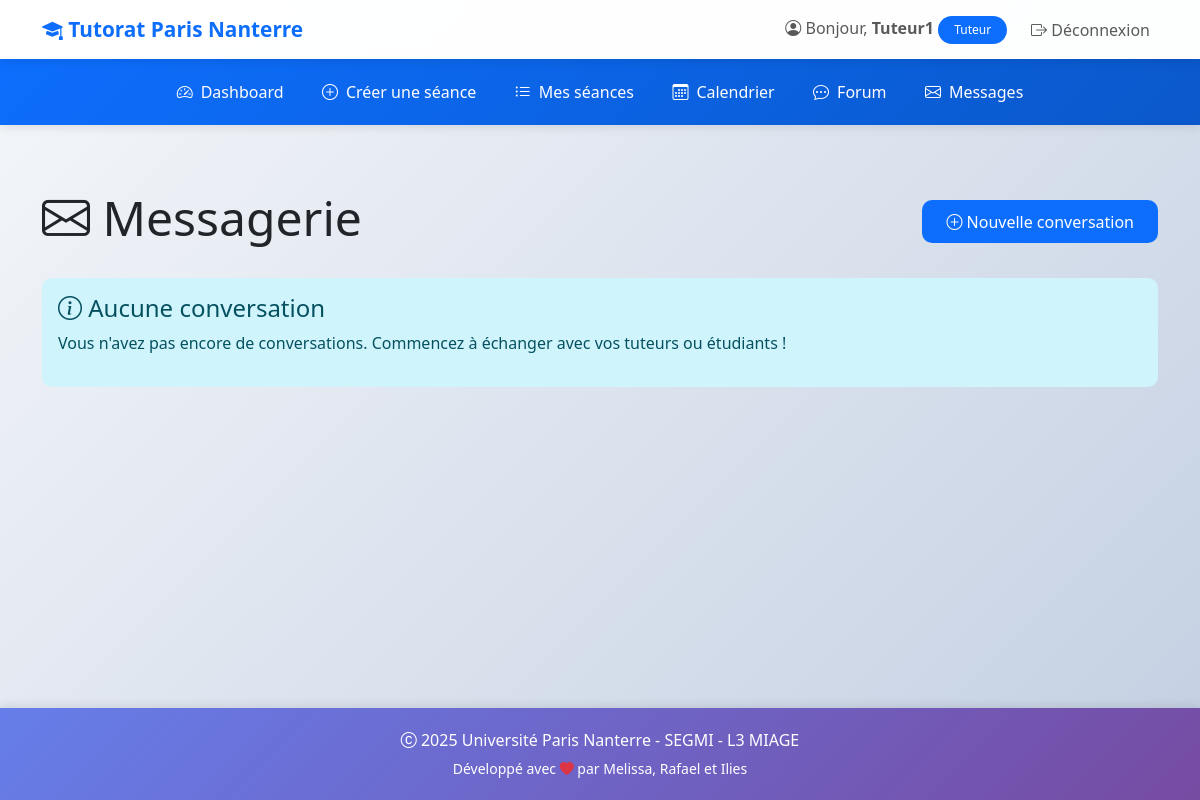
/messagerie/ (signed in), run on an earlier commit of the app's database.
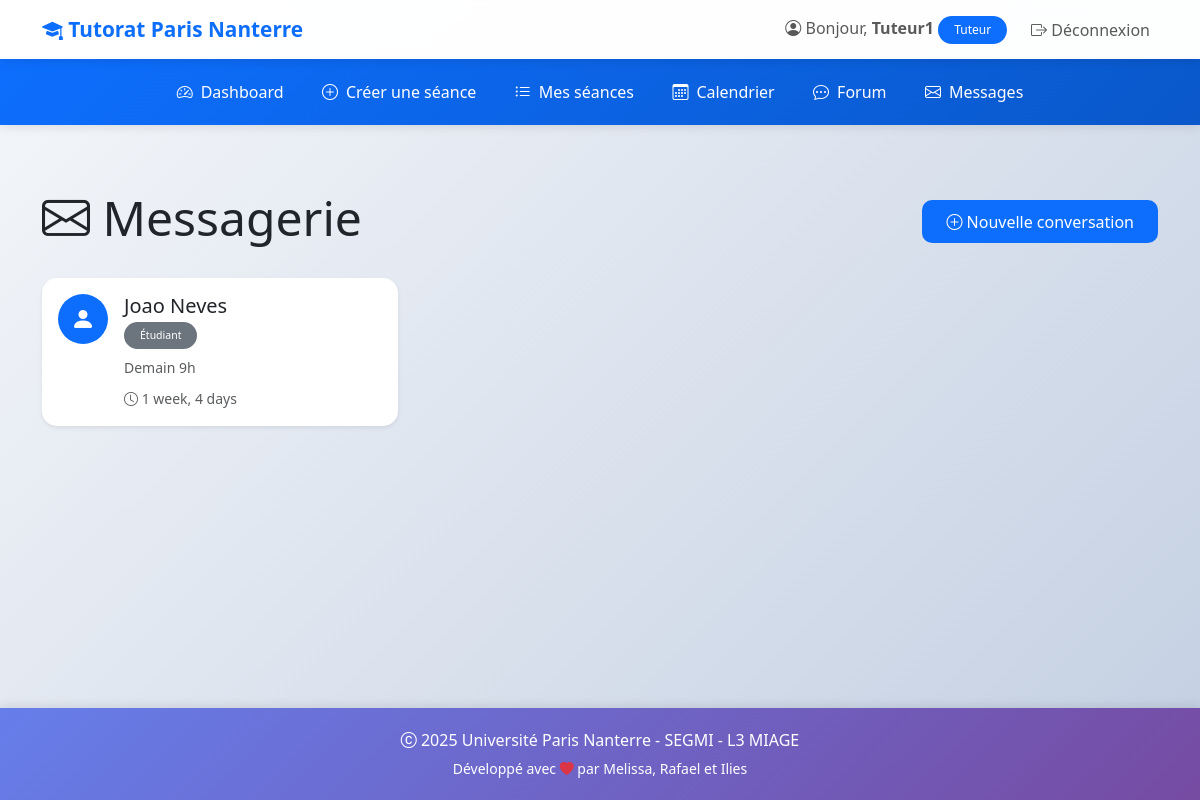
And on a later commit of the database.
### tutorat/models.py (models this page shows, shortened)
class User(AbstractUser):
    ROLE_CHOICES = (
        ('ETUDIANT', 'Étudiant'),
        ('TUTEUR', 'Tuteur'),
        ('ADMIN', 'Administrateur'),
    )
    role = models.CharField(
        max_length=20,
        choices=ROLE_CHOICES,
        default='ETUDIANT',
        verbose_name="Rôle"
    )
    telephone = models.CharField(
        max_length=15,
        blank=True,
        null=True,
        verbose_name="Téléphone"
    )
    date_naissance = models.DateField(
        blank=True,
        null=True,
        verbose_name="Date de naissance"
    )
    class Meta:
        verbose_name = "Utilisateur"
        verbose_name_plural = "Utilisateurs"

class Conversation(models.Model):
    participants = models.ManyToManyField(
        User,
        related_name='conversations',
        verbose_name="Participants"
    )
    sujet = models.CharField(max_length=200, verbose_name="Sujet", blank=True)
    created_at = models.DateTimeField(auto_now_add=True)
    updated_at = models.DateTimeField(auto_now=True)
    class Meta:
        verbose_name = "Conversation"
        verbose_name_plural = "Conversations"
        ordering = ['-updated_at']
    def dernier_message(self):
        return self.messages.order_by('-created_at').first()
    def messages_non_lus(self, user):
        return self.messages.exclude(auteur=user).filter(lu=False).count()

class Message(models.Model):
    conversation = models.ForeignKey(
        Conversation,
        on_delete=models.CASCADE,
        related_name='messages',
        verbose_name="Conversation"
    )
    auteur = models.ForeignKey(
        User,
        on_delete=models.CASCADE,
        related_name='messages_envoyes',
        verbose_name="Auteur"
    )
    contenu = models.TextField(verbose_name="Contenu")
    lu = models.BooleanField(default=False, verbose_name="Lu")
    created_at = models.DateTimeField(auto_now_add=True)
    class Meta:
        verbose_name = "Message"
        verbose_name_plural = "Messages"
        ordering = ['created_at']

### tutorat/views.py (the view)
# urls.py: path('messagerie/', views.messagerie_liste, name='messagerie_liste'),
@login_required
def messagerie_liste(request):
    conversations = request.user.conversations.prefetch_related('participants', 'messages').order_by('-updated_at')
    for conv in conversations:
        conv.non_lus = conv.messages_non_lus(request.user)
        conv.autre_participant = conv.participants.exclude(id=request.user.id).first()
    context = {
        'conversations': conversations,
    }
    return render(request, 'tutorat/messagerie_liste.html', context)

### tutorat/templates/tutorat/messagerie_liste.html (shortened to what this page needs)
{% extends 'tutorat/base.html' %}
{% block content %}
<div class="row">
    <div class="col-md-12">
        <div class="d-flex justify-content-between align-items-center mb-4">
            <h1 class="display-5">
                <i class="bi bi-envelope"></i> Messagerie
            </h1>
            <a href="{% url 'messagerie_utilisateurs' %}" class="btn btn-primary">
                <i class="bi bi-plus-circle"></i> Nouvelle conversation
            </a>
        </div>
    </div>
</div>
{% if conversations %}
    <div class="row">
        {% for conversation in conversations %}
        <div class="col-md-6 col-lg-4 mb-3">
            <a href="{% url 'messagerie_conversation' conversation.pk %}" class="text-decoration-none">
                <div class="card shadow-sm h-100 {% if conversation.non_lus > 0 %}border-primary{% endif %}">
                    <div class="card-body">
                        <div class="d-flex align-items-start">
                            <div class="flex-shrink-0">
                                <div class="bg-primary text-white rounded-circle d-flex align-items-center justify-content-center" style="width: 50px; height: 50px;">
                                    <i class="bi bi-person-fill fs-4"></i>
                                </div>
                            </div>
                            <div class="flex-grow-1 ms-3">
                                <h5 class="card-title mb-1">
                                    {{ conversation.autre_participant.first_name }} {{ conversation.autre_participant.last_name }}
                                </h5>
                                <p class="text-muted small mb-2">
                                    <span class="badge bg-secondary">{{ conversation.autre_participant.get_role_display }}</span>
                                </p>
                                {% if conversation.dernier_message %}
                                    <p class="card-text text-muted small mb-2">
                                        {{ conversation.dernier_message.contenu|truncatewords:10 }}
                                    </p>
                                    <small class="text-muted">
                                        <i class="bi bi-clock"></i> {{ conversation.dernier_message.created_at|timesince }}
                                    </small>
                                {% endif %}
                            </div>
                        </div>
                    </div>
                </div>
            </a>
        </div>
        {% endfor %}
    </div>
{% else %}
    <div class="alert alert-info">
        <h4><i class="bi bi-info-circle"></i> Aucune conversation</h4>
        <p>Vous n'avez pas encore de conversations. Commencez à échanger avec vos tuteurs ou étudiants !</p>
    </div>
{% endif %}
{% endblock %}

### tutorat/templates/tutorat/base.html (shortened to what this page needs)
<!DOCTYPE html>
<html lang="fr">
<head>
    <link href="https://cdn.jsdelivr.net/npm/bootstrap@5.3.0/dist/css/bootstrap.min.css" rel="stylesheet">
    <link rel="stylesheet" href="https://cdn.jsdelivr.net/npm/bootstrap-icons@1.11.0/font/bootstrap-icons.css">
</head>
<body>
    <nav class="navbar navbar-expand-lg navbar-light">
        <div class="container">
            <a class="navbar-brand" href="{% url 'accueil' %}">
                <i class="bi bi-mortarboard-fill"></i> Tutorat Paris Nanterre
            </a>
            <div class="collapse navbar-collapse" id="navbarNav">
                <ul class="navbar-nav ms-auto align-items-center">
                    {% if user.is_authenticated %}
                        <li class="nav-item">
                            <span class="navbar-text me-3">
                                <i class="bi bi-person-circle"></i>
                                Bonjour, <strong>{{ user.first_name|default:user.username }}</strong>
                                <span class="badge bg-primary">{{ user.get_role_display }}</span>
                            </span>
                        </li>
                        <li class="nav-item">
                            <a class="nav-link btn btn-outline-danger btn-sm" href="{% url 'deconnexion' %}">
                                <i class="bi bi-box-arrow-right"></i> Déconnexion
                            </a>
                        </li>
                    {% endif %}
                </ul>
            </div>
        </div>
    </nav>
    {% if user.is_authenticated %}
        <nav class="secondary-navbar">
            <div class="container">
                <ul class="nav justify-content-center">
                    {% if user.role == 'TUTEUR' %}
                        <li class="nav-item">
                            <a class="nav-link" href="{% url 'dashboard_tuteur' %}">
                                <i class="bi bi-speedometer2"></i> Dashboard
                            </a>
                        </li>
                        <li class="nav-item">
                            <a class="nav-link" href="{% url 'seance_create' %}">
                                <i class="bi bi-plus-circle"></i> Créer une séance
                            </a>
                        </li>
                        <li class="nav-item">
                            <a class="nav-link" href="{% url 'seance_list' %}">
                                <i class="bi bi-list-ul"></i> Mes séances
                            </a>
                        </li>
                        <li class="nav-item">
                            <a class="nav-link" href="{% url 'calendrier' %}">
                                <i class="bi bi-calendar3"></i> Calendrier
                            </a>
                        </li>
                        <li class="nav-item">
                            <a class="nav-link" href="{% url 'forum_accueil' %}">
                                <i class="bi bi-chat-dots"></i> Forum
                            </a>
                        </li>
                        <li class="nav-item">
                            <a class="nav-link" href="{% url 'messagerie_liste' %}">
                                <i class="bi bi-envelope"></i> Messages
                            </a>
                        </li>
                    {% endif %}
                </ul>
            </div>
        </nav>
    {% endif %}
    <main class="container my-5">
        {% block content %}{% endblock %}
    </main>
    <footer class="text-center">
        <div class="container">
            <p class="mb-1"><i class="bi bi-c-circle"></i> 2025 Université Paris Nanterre - SEGMI - L3 MIAGE</p>
            <p class="mb-0"><small>Développé avec <i class="bi bi-heart-fill text-danger"></i> par Melissa, Rafael et Ilies</small></p>
        </div>
    </footer>
</body>
</html>

### tutorat/templates/tutorat/base.html (style rules this page uses)
:root { --primary-color: #0d6efd; --success-color: #198754; --warning-color: #ffc107; --danger-color: #dc3545; --info-color: #0dcaf0; }
body { min-height: 100vh; display: flex; flex-direction: column; background: linear-gradient(135deg, #f5f7fa 0%, #c3cfe2 100%); }
.navbar { box-shadow: 0 2px 10px rgba(0,0,0,0.1); backdrop-filter: blur(10px); background-color: rgba(255, 255, 255, 0.95) !important; transition: all 0.3s ease; }
.navbar-brand { font-weight: bold; color: var(--primary-color) !important; font-size: 1.3rem; transition: transform 0.3s ease; }
.secondary-navbar { background: linear-gradient(135deg, var(--primary-color) 0%, #0a58ca 100%); box-shadow: 0 2px 10px rgba(0,0,0,0.1); padding: 0.8rem 0; animation: slideIn 0.5s ease-out; }
.secondary-navbar .nav-link { color: white !important; padding: 0.5rem 1.2rem; border-radius: 8px; transition: all 0.3s ease; font-weight: 500; display: flex; align-items: center; gap: 0.5rem; }
.card { transition: all 0.3s ease; border: none; border-radius: 15px; overflow: hidden; }
.btn { border-radius: 10px; padding: 0.6rem 1.5rem; font-weight: 500; transition: all 0.3s ease; border: none; position: relative; overflow: hidden; }
.btn::before { content: ''; position: absolute; top: 50%; left: 50%; width: 0; height: 0; border-radius: 50%; background: rgba(255, 255, 255, 0.3); transform: translate(-50%, -50%); transition: width 0.6s, height 0.6s; }
.badge { padding: 0.5rem 1rem; border-radius: 20px; font-weight: 500; }
main { flex: 1; animation: fadeIn 0.6s ease-out; }
footer { background: linear-gradient(135deg, #667eea 0%, #764ba2 100%); color: white; padding: 20px 0; margin-top: auto; box-shadow: 0 -2px 10px rgba(0,0,0,0.1); }
html { scroll-behavior: smooth; }

What changed in the data, as far as the page shows it:
added Conversation: autre_participant.first_name "Joao", autre_participant.last_name "Neves", autre_participant.role "Étudiant", dernier_message.contenu "Demain 9h", dernier_message.created_at "1 week, 4 days"
Also different on the page:
text no longer shown: "Aucune conversation Vous n'avez pas encore de conversations. Commencez à échanger avec vos tuteurs ou étudiants !"
